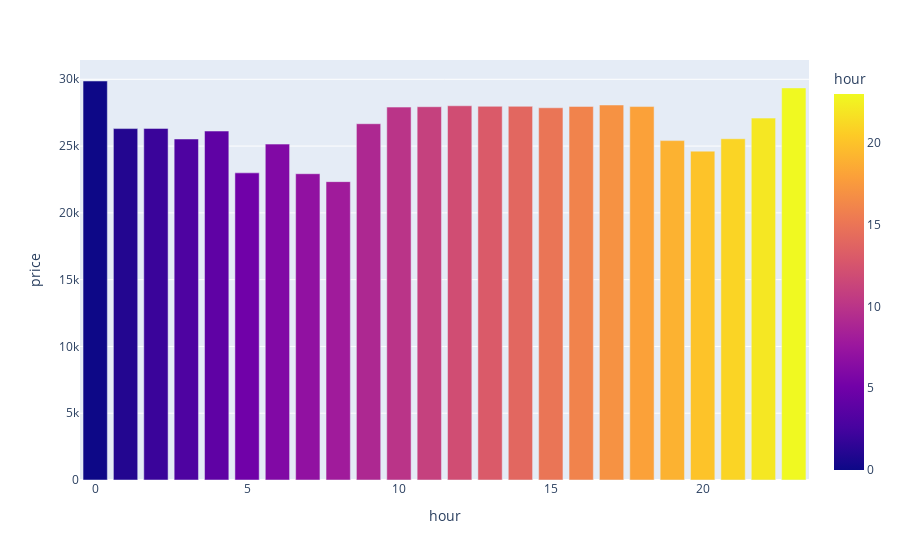

Source (notebook cell):
### Code cell
# visualisasi kolom hour
plot_bar('hour')

### Figure 1 — Plotly figure (JSON) as saved in the notebook; plotly's stock layout.template omitted (floating-point values rounded to 4 significant figures)
{"data": [{"alignmentgroup": "True", "hovertemplate": "hour=%{marker.color}<br>price=%{y}<extra></extra>", "legendgroup": "", "marker": {"color": [0, 1, 2, 3, 4, 5, 6, 7, 8, 9, 10, 11, 12, 13, 14, 15, 16, 17, 18, 19, 20, 21, 22, 23], "coloraxis": "coloraxis", "pattern": {"shape": ""}}, "name": "", "offsetgroup": "", "orientation": "v", "showlegend": false, "textposition": "auto", "type": "bar", "x": [0, 1, 2, 3, 4, 5, 6, 7, 8, 9, 10, 11, 12, 13, 14, 15, 16, 17, 18, 19, 20, 21, 22, 23], "xaxis": "x", "y": [29872, 26310, 26323, 25530, 26125, 22995, 25147, 22930, 22337, 26673, 27918, 27946, 28017, 27977, 27976, 27868, 27972, 28075, 27958, 25410, 24620, 25549, 27093, 29355], "yaxis": "y"}], "layout": {"barmode": "group", "coloraxis": {"colorbar": {"title": {"text": "hour"}}, "colorscale": [[0, "#0d0887"], [0.1111, "#46039f"], [0.2222, "#7201a8"], [0.3333, "#9c179e"], [0.4444, "#bd3786"], [0.5556, "#d8576b"], [0.6667, "#ed7953"], [0.7778, "#fb9f3a"], [0.8889, "#fdca26"], [1, "#f0f921"]]}, "legend": {"tracegroupgap": 0}, "margin": {"t": 60}, "xaxis": {"anchor": "y", "domain": [0, 1], "title": {"text": "hour"}}, "yaxis": {"anchor": "x", "domain": [0, 1], "title": {"text": "price"}}}}
